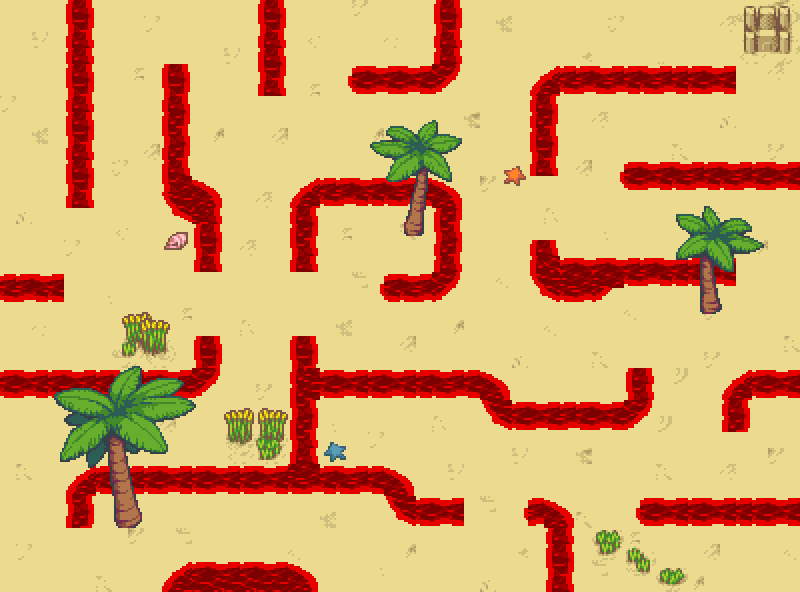

A level layout from a 2D game, rendered from its tile map. Below: a short description, then the map file with tile-grid data replaced by summaries:
An orthogonal 50x37 tile map with 16x16 px tiles, 3 tile layers (Tile Layer 1, Tile Layer 2, Tile Layer 3) and 146 objects.

<map version="1.0" tiledversion="1.1.5" orientation="orthogonal" renderorder="right-down" width="50" height="37" tilewidth="16" tileheight="16" infinite="0" nextobjectid="372">
 <tileset firstgid="1" source="beach.tsx" />
 <layer name="Tile Layer 1" width="50" height="37">
  <data>[1850 cells, 1850 non-empty, 72 distinct tile ids]</data>
 </layer>
 <layer name="Tile Layer 2" width="50" height="37">
  <data>[1850 cells, 1509 non-empty, 58 distinct tile ids]</data>
 </layer>
 <layer name="Tile Layer 3" width="50" height="37">
  <data>[1850 cells, 205 non-empty, 190 distinct tile ids]</data>
 </layer>
 <objectgroup name="cats">
  <object id="210" x="496.667" y="563.333" />
 </objectgroup>
 <objectgroup name="coins">
  <object id="213" x="353.333" y="432" />
  <object id="214" x="404" y="431.333" />
  <object id="215" x="28" y="24.6667" />
  <object id="216" x="26.6667" y="74" />
  <object id="217" x="25.3333" y="122.667" />
  <object id="218" x="398.667" y="33.3333" />
  <object id="219" x="354.667" y="32.6667" />
  <object id="220" x="759.667" y="562" />
  <object id="221" x="708.5" y="561.5" />
  <object id="222" x="770.667" y="425.833" />
  <object id="223" x="768.333" y="466.5" />
  <object id="224" x="636.667" y="230.667" />
  <object id="225" x="691.333" y="230.667" />
  <object id="226" x="760" y="278.333" />
  <object id="227" x="763.5" y="327.333" />
 </objectgroup>
 <objectgroup name="thwompers">
  <object id="228" x="494.167" y="520.167" />
  <object id="229" x="208" y="305.333" />
  <object id="230" x="544" y="210" />
 </objectgroup>
 <objectgroup name="yarn_balls" />
 <objectgroup name="portals">
  <object id="212" x="362.667" y="244.667" />
 </objectgroup>
 <objectgroup name="zone 1" visible="0">
  <object id="211" x="2.66667" y="2">
   <polygon points="0,0 796,0 795.333,588.667 0,587.333" />
  </object>
 </objectgroup>
 <objectgroup name="impassable">
  <object id="263" x="118.333" y="518.333" width="18.6667" height="5.33333" />
  <object id="264" x="405.667" y="230.667" width="14.6667" height="5" />
  <object id="265" x="703.667" y="306.667" width="13.6667" height="4.66667" />
 </objectgroup>
 <objectgroup name="zone 2">
  <object id="231" x="1.5" y="280.5">
   <polygon points="0,0 59.5,0.5 60,14 0.75,15.25" />
  </object>
  <object id="232" x="72.75" y="205.75">
   <polygon points="0,0 16.5,-0.25 14.75,-206.5 1.5,-205.75" />
  </object>
  <object id="233" x="171" y="66">
   <polygon points="0,0 11.75,-0.75 13.25,110.5 -2.5,110.5" />
  </object>
  <object id="234" x="171.5" y="180.5">
   <polygon points="0,0 15.5,0.25 44.75,30.5 44.25,41.75 26.75,41.5 1.25,19.75" />
  </object>
  <object id="235" x="200.5" y="228.75">
   <polygon points="0,0 12.5,-0.75 14.75,41.5 0.25,42.25" />
  </object>
  <object id="236" x="201.5" y="338.5">
   <polygon points="0,0 13.75,0.75 11.75,36.5 -8.5,55.25 -8,37.5 0.75,28.25" />
  </object>
  <object id="237" x="188" y="377.75">
   <polygon points="0,0 -186.75,0.25 -187.25,13 1.5,15.75" />
  </object>
  <object id="238" x="72.75" y="526.25">
   <polygon points="0,0 3.5,-33.5 22,-53 21,-35.75 16,-33 14.25,-1.25" />
  </object>
  <object id="239" x="97.25" y="489.25">
   <polygon points="0,0 0.25,-15.25 286,-18 285.25,1.5" />
  </object>
  <object id="241" x="296.5" y="468.5">
   <polygon points="0,0 0,-129.5 13.75,-129 16.25,0.25" />
  </object>
  <object id="242" x="314" y="379.25">
   <polygon points="0,0 164.25,-0.5 164.25,11.25 0,12.25" />
  </object>
  <object id="243" x="480.25" y="380">
   <polygon points="0,0 19,9 30.5,28.75 31,40 10.5,24.5 1,10.75" />
  </object>
  <object id="244" x="514" y="407.75">
   <polygon points="0,0 107.75,0.25 109.75,16.5 -0.25,14.75" />
  </object>
  <object id="246" x="626.75" y="422.25">
   <polygon points="0,0 18,-17.25 17.25,-52.5 7.25,-50.5 7.25,-17.25" />
  </object>
  <object id="248" x="643.5" y="508.5">
   <polygon points="0,0 0.25,11.25 154.75,11.25 155.5,-3 -0.5,-1.5" />
  </object>
  <object id="250" x="174.25" y="590.25">
   <polygon points="0,0 18.75,-17.5 113.75,-19.5 134.5,0" />
  </object>
  <object id="251" x="265.75" y="95">
   <polygon points="0,0 2,-93.25 13,-94.25 12.75,-1.5" />
  </object>
  <object id="252" x="355.75" y="74.5">
   <polygon points="0,0 -3,6.5 1.25,11.5 77.25,11 100.25,-9.25 77.5,-5.75" />
  </object>
  <object id="253" x="438.75" y="64.75">
   <polygon points="0,0 1.74107,-62.7578 16.25,-63.75 15.4762,-2.48054" />
  </object>
  <object id="254" x="629.25" y="169.75">
   <polygon points="0,0 0,12.5 169.25,14.25 167.5,-0.75" />
  </object>
  <object id="255" x="733.5" y="87">
   <polygon points="0,0 -192.75,1.25 -173,-13.25 -0.75,-13.75" />
  </object>
  <object id="256" x="538.5" y="93.5">
   <polygon points="0,0 13,0.25 10.5,78.5 -1,79" />
  </object>
  <object id="258" x="603" y="264.25">
   <polygon points="0,0 129.25,0.5 129.75,15.5 0.5,17.75" />
  </object>
  <object id="259" x="298.25" y="268.5">
   <polygon points="0,0 0,-62.75 22.5,-84.25 15.25,-59.75 11.5,1" />
  </object>
  <object id="260" x="320.25" y="200.75">
   <polygon points="0,0 115,0.5 121.5,10.75 135.75,8.75 126.5,-8.5 108,-17.5 4,-14.5" />
  </object>
  <object id="261" x="441.25" y="213.5">
   <polygon points="0,0 14.25,-0.25 12.25,61.25 -10.5,82.25 -10.5,64 -1,56.75" />
  </object>
  <object id="262" x="428.75" y="280">
   <polygon points="0,0 -1,13.5 -41.25,16.5 -42.5,2" />
  </object>
  <object id="268" x="388.333" y="478.667">
   <polygon points="0,0 18,14.3333 27,27 27,42 7.33333,25.3333 -1.66667,10" />
  </object>
  <object id="269" x="416.667" y="505">
   <polygon points="0,0 45.6667,-0.666667 44.6667,14.6667 0.333333,14.6667" />
  </object>
  <object id="270" x="530.667" y="506.667">
   <polygon points="0,0 19,1 36.3333,19.3333 23.3333,20 14,11.6667 -0.333333,11.3333" />
  </object>
  <object id="271" x="553.667" y="529.667">
   <polygon points="0,0 11,0.333333 13.3333,60.6667 -1.33333,60.3333" />
  </object>
  <object id="272" x="730.333" y="426.667">
   <polygon points="0,0 13.6667,-0.666667 13.3333,-33.3333 0.333333,-29" />
  </object>
  <object id="273" x="745.333" y="393">
   <polygon points="0,0 50,-2 50,-14 9,-14.6667 -9.66667,-1.66667" />
  </object>
  <object id="370" x="537.5" y="245.5">
   <polygon points="0,0 15.5,-1.5 14,17 24,25 23,48 1,31" />
  </object>
  <object id="371" x="566" y="290.5">
   <polygon points="0,0 -0.5,-21.5 31,-25.5 36.5,-5.5 22.5,0" />
  </object>
 </objectgroup>
 <objectgroup name="lava_bubble_bursts">
  <object id="274" x="662.5" y="512" />
  <object id="275" x="702.5" y="512" />
  <object id="276" x="749.5" y="514" />
  <object id="277" x="784" y="514" />
  <object id="278" x="738" y="406" />
  <object id="279" x="766" y="384" />
  <object id="280" x="638" y="385" />
  <object id="281" x="617" y="415.5" />
  <object id="283" x="578" y="417" />
  <object id="284" x="540.5" y="416.5" />
  <object id="285" x="496.5" y="399.5" />
  <object id="286" x="553.5" y="517.5" />
  <object id="287" x="561.5" y="550.5" />
  <object id="288" x="561" y="579" />
  <object id="289" x="706.5" y="271.5" />
  <object id="290" x="663.5" y="272.5" />
  <object id="291" x="621" y="271" />
  <object id="292" x="576" y="277" />
  <object id="294" x="548" y="264" />
  <object id="295" x="463" y="382" />
  <object id="296" x="422" y="382" />
  <object id="297" x="386.5" y="383" />
  <object id="298" x="346" y="383" />
  <object id="299" x="308" y="382.5" />
  <object id="300" x="305" y="351.5" />
  <object id="301" x="303" y="423.5" />
  <object id="302" x="305.5" y="454" />
  <object id="304" x="308" y="481.5" />
  <object id="305" x="345.5" y="480" />
  <object id="306" x="386.5" y="484" />
  <object id="307" x="410.5" y="510.5" />
  </objectgroup>
 <objectgroup name="saw_blades" />
</map>
<!-- 56 of 146 objects omitted -->
